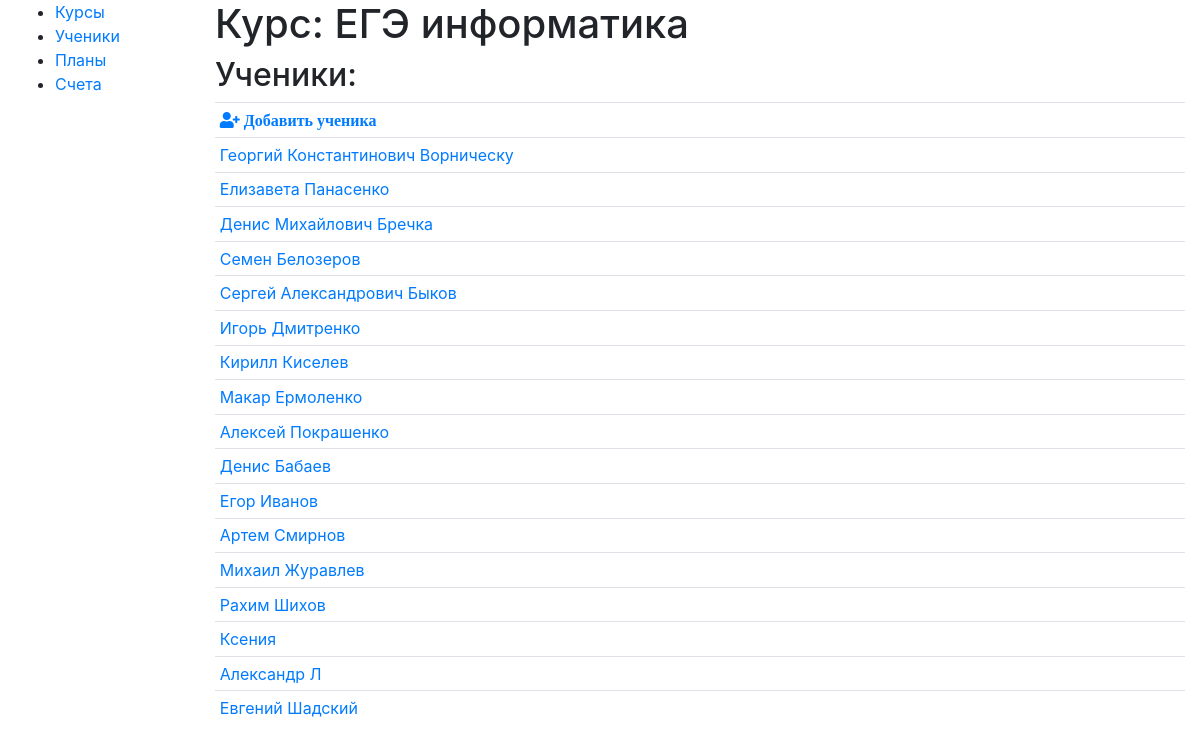
The page /db/students/4/ on the database as committed earlier.
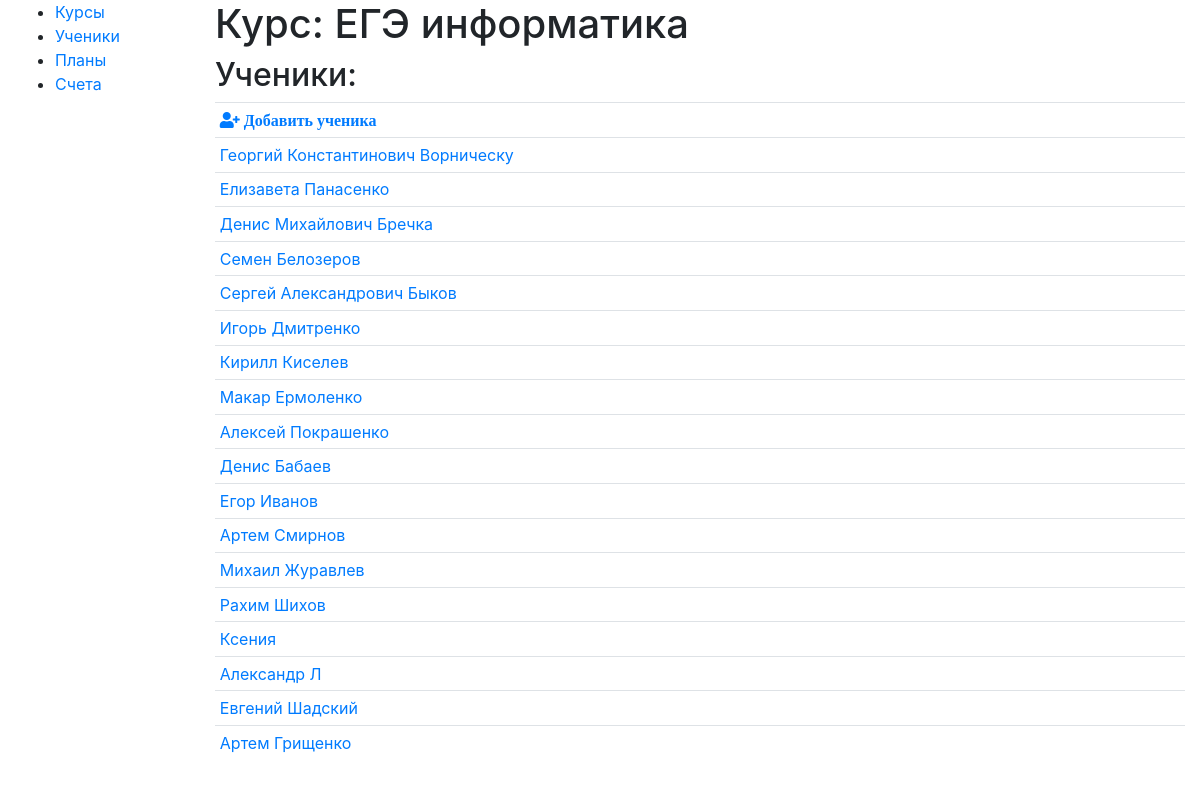
The same page on the database as committed later.
### db/dbModels/Human.py (models this page shows)
class Human(models.Model):
	STAT=[
		('STUDENT','Ученик'),
		('PARENT','Родитель'),
		('OTHER','Другое')
	]
	first_name = models.CharField(
		max_length=20,
		verbose_name = 'Имя'
	)
	last_name = models.CharField(
		max_length=20,
		verbose_name = 'Фамилия',
		blank=True
	)
	middle_name = models.CharField(
		max_length=20,
		verbose_name = 'Отчество',
		blank=True
	)
	child= models.ForeignKey(
		"self",
		on_delete=models.CASCADE,
		null=True,
		blank=True,
		verbose_name = 'Ребенок'
	)
	status=models.CharField(
        max_length=10,
		choices=STAT,
		verbose_name = 'Тип',
        default='STUDENT',
		blank=True
    )
	description=models.TextField(
		verbose_name = 'Описание',
		blank=True
	)
	class Meta:
		managed = True
		verbose_name = 'Человек'
		verbose_name_plural = 'Люди'
	def __str__(self):
		fio=self.first_name+' '
		if (self.middle_name): fio+=self.middle_name+' '
		fio+=self.last_name
		return fio

### db/views.py (the view)
# urls.py: path('students/<int:cid>/', views.showStudents, name='showStudents'),
def showStudents(request,cid):
	cr=Course.objects.get(id=cid)
	dest=Distribution.objects.filter(course=cr)
	students=[]
	for d in dest:
		students.append(d.student)
	return render(
		request,
		'show_students.html',
		context={'students':students, 'course':cr}
	)

### db/dbModels/Course.py (called while the page is built)
	def __str__(self):
		return self.name

### db/templates/show_students.html
{% extends "base.html" %}
{% block content %}
	<h1>Курс: {{course}}</h1>
	<h2>Ученики:</h2>
	<form method="POST" class="post-form">{% csrf_token %}
	<table class="table table-sm">
		<td  class="col-sm-1">
			<a href="{%url 'addStudent' sid=0%}">
				<span class="fas fa-user-plus">
						Добавить ученика
				</span>
			</a>
		</td>
		{%for s in students%}
			<tr>
				<td><a href="{%url 'showStudentProgress' sid=s.id%}">{{s}}</td>
			</tr>
			{% endfor %}
	</table>
	</form>
{% endblock %}

Rows that differ between the two databases and show on the page:
added Human: first_name+middle_name+last_name "Артем Грищенко"
